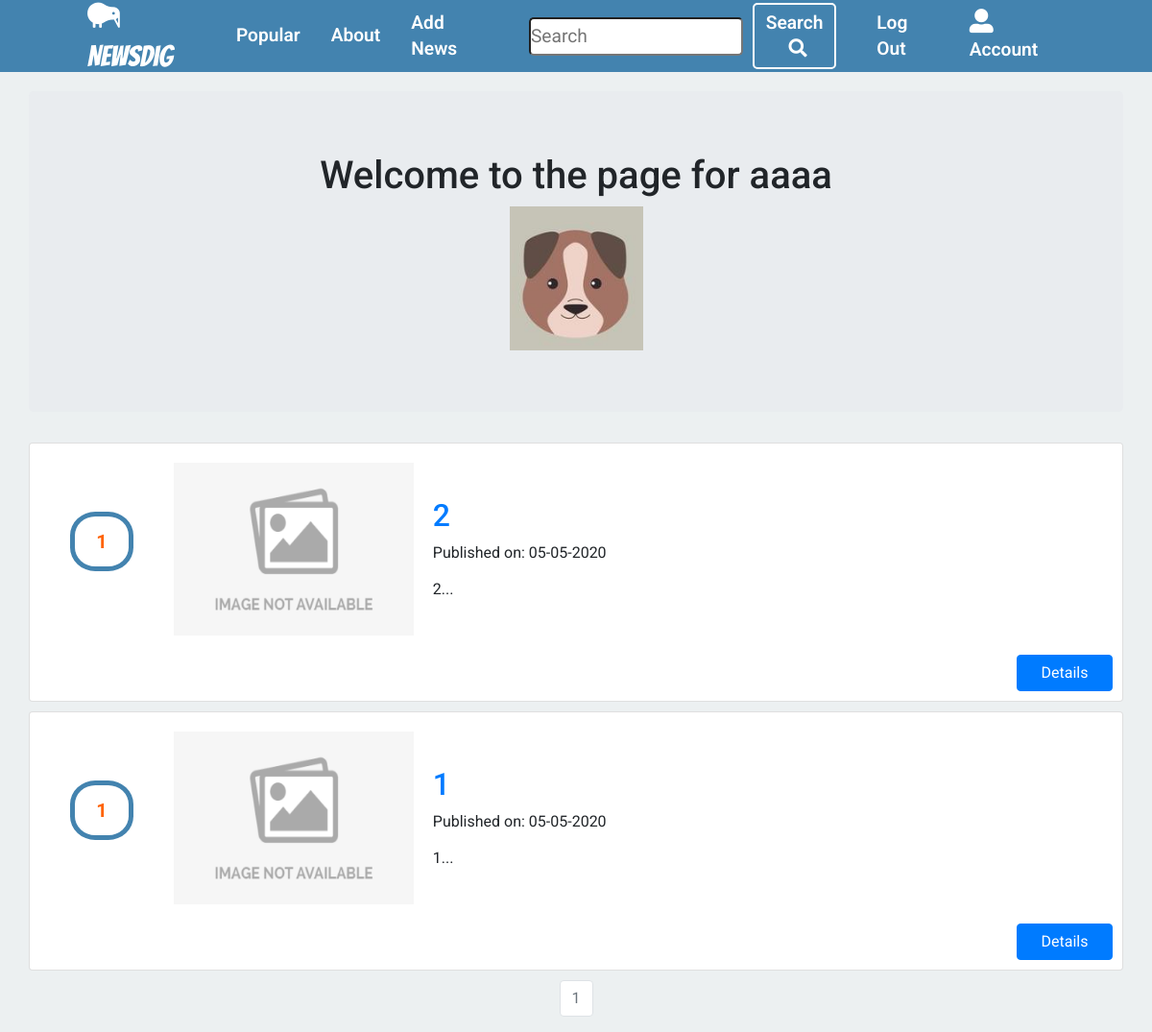
Page /aaaa (signed in) on the committed database.
### news/models.py (models this page shows, shortened)
class User(db.Model, UserMixin):
    __tablename__ = 'users'
    id = db.Column(db.Integer, primary_key=True)
    profile_image = db.Column(
        db.String(20), nullable=False, default='default_profile.png')
    email = db.Column(db.String(64), unique=True, index=True)
    username = db.Column(db.String(64), unique=True, index=True)
    password_hash = db.Column(db.String(128))
    news_group = db.relationship('News', backref='author', lazy=True)

class News(db.Model):
    __tablename__ = 'news'
    users = db.relationship(User)
    comments = db.relationship(
        'Comment', backref='news', lazy=True, cascade="all,delete")
    users_likes = db.relationship(
        'Likes', backref='news', lazy=True, cascade="all,delete")
    id = db.Column(db.Integer, primary_key=True)
    user_id = db.Column(db.Integer, db.ForeignKey('users.id'), nullable=False)
    picture_link = db.Column(db.String(), nullable=False)
    link = db.Column(db.String(), nullable=False)
    date = db.Column(db.DateTime, nullable=False, default=datetime.utcnow)
    title = db.Column(db.String(140), nullable=False)
    text = db.Column(db.Text, nullable=False)
    likes = db.Column(db.Integer, nullable=False, default=0)

### news/users/views.py (the view)
@users.route("/<username>")
def user_news(username):
    page = request.args.get('page', 1, type=int)
    user = User.query.filter_by(username=username).first_or_404()
    user_news = News.query.filter(
        News.user_id == current_user.id).order_by(
        News.date.desc()).paginate(page=page, per_page=5)
    return render_template('user_news.html', user_news=user_news, user=user)

### news/models.py (called while the page is built)
@login_manager.user_loader
def load_user(user_id):
    return User.query.get(user_id)

### news/templates/user_news.html
{% extends "base.html" %}
{% block content %}
<div class="container">
    <div class="jumbotron">
        <div align='center'>
            <h1>Welcome to the page for {{user.username}}</h1>
            <img src="{{url_for('static',filename='profile_pics/'+user.profile_image)}}">
        </div>
    </div>
    {% if not user_news.items %}
    <h4>No news yet!</h4>
    {% else %}
    {% for news in user_news.items %}
    <div class="card">
        <div class="card-body">
            <div class='likes'>
                <p>{{news.likes}}</p>
            </div>
            <div class="miniature">
                {% if news.picture_link%}
                <img src="{{news.picture_link}}" alt="">
                {% else %}
                <img src="{{ url_for('static', filename='default.jpeg') }}">
                {% endif %}
            </div>
            <div class="news_info">
                <h2><a class="card-title"
                        href="  {{ url_for('news_group.news_view', news_id=news.id) }}">{{ news.title }}</a>
                </h2>
                <p>Published on: {{ news.date.strftime('%d-%m-%Y') }}</p>
                <p class="card-text">{{ news.text[:100] }}...</p>
            </div>
        </div>
        <a href="{{ url_for('news_group.news_view', news_id=news.id) }}" class="details_btn btn btn-primary">Details</a>
    </div>
    {% endfor %}
    {% endif %}
</div>
<nav aria-label='Page Navigation example'>
    <ul class="pagination justify-content-center">
        {% for page_num in user_news.iter_pages(left_edge=1,right_edge=1,left_current=1,right_current=2)  %}
        {% if user_news.page == page_num %}
        <li class='page-item disabled'>
            <a class="page-link"
                href="{{url_for('users.user_news',username=user.username,page=page_num)}}">{{ page_num}}</a>
        </li>
        {% else %}
        <li class='page-item'>
            <a class="page-link"
                href="{{url_for('users.user_news',username=user.username,page=page_num)}}">{{ page_num}}</a>
        </li>
        {% endif %}
        {% endfor %}
    </ul>
</nav>
{% endblock %}

### news/static/css/main.css (style rules this page uses)
* { box-sizing: border-box; margin: 0; padding: 0; }
body { font-family: 'Roboto', sans-serif; line-height: 1.4; background-color: #ecf0f1; }
.container { max-width: 1300px; margin-top: 20px; }
.pagination { margin-top: 10px; justify-content: center; }
.card { width: 100%; margin-top: 10px; }
.card .card-body { align-items: center; display: flex; }
.card .card-body .likes { width: 10%; display: flex; flex-direction: column; margin-right: 20px; }
.card .card-body .likes p { align-self: center; border: 5px solid #4383af; padding: 12px 22px; border-radius: 40%; font-size: 20px; font-weight: 700; color: #ff6200; }
.card .card-body .miniature { margin-right: 20px; }
.card .card-body .miniature img { width: 250px; height: 180px; }
.card .details_btn { margin-bottom: 10px; margin-right: 10px; width: 100px; align-self: flex-end; }

### rows in the picture
User: username "aaaa", profile_image (placeholder picture)
News: likes "1", title "2", date "05-05-2020", text "2"
News: likes "1", title "1", date "05-05-2020", text "1"

### other values in the picture
{{ page_num }} "1"
